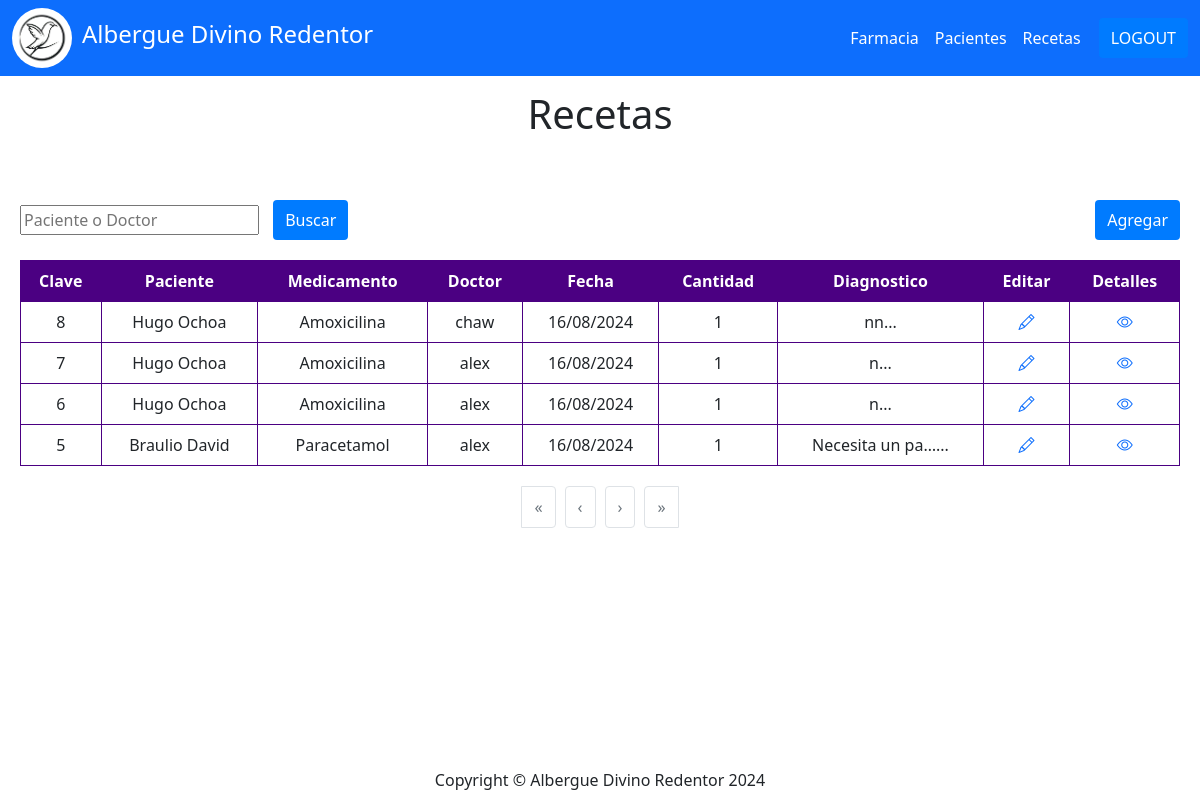
The app's page /recetas/ (signed in), older data.
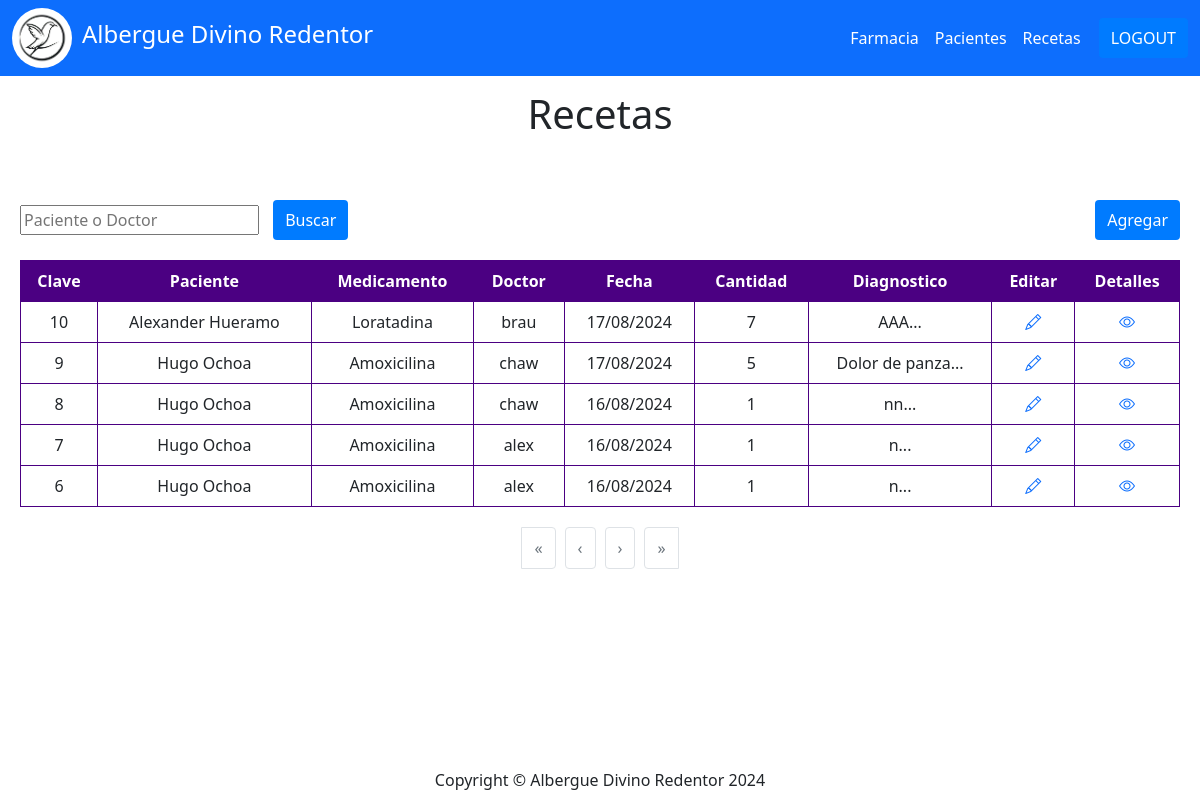
The same page, newer data.
### receta/models.py (models this page shows, shortened)
class Receta(models.Model):
    id = models.AutoField(primary_key=True)
    paciente = models.ForeignKey(Paciente, on_delete=models.CASCADE, verbose_name="Paciente")
    doctor = models.ForeignKey(User, on_delete=models.CASCADE, verbose_name="Doctor")
    diagnostico = RichTextField(verbose_name="Diagnostico")
    medicamento = models.ForeignKey(Medicamentos, on_delete=models.CASCADE, verbose_name="Medicamento")
    cantidad = models.IntegerField(verbose_name="Cantidad")
    created = models.DateTimeField(auto_now_add=True, verbose_name="Registrado")
    class Meta:
        verbose_name = 'Receta'
        verbose_name_plural = 'Recetas'
        ordering = ["-created"]

### paciente/models.py (models this page shows, shortened)
class Paciente(models.Model):
    id = models.AutoField(primary_key=True)
    nombrePaciente = models.TextField(verbose_name="Nombre")
    apellidoPaciente = models.TextField(verbose_name="Apellido", null=True, blank=True)
    edad = models.IntegerField(verbose_name="Edad")
    genero = models.IntegerField(
        null=False,
        blank=False,
        verbose_name="Genero",
        choices = genero_opcion,
        default=1)
    fotoPaciente = models.FileField(upload_to="fotoPaciente", blank=True, null=True, verbose_name="Fotografia")
    created = models.DateTimeField(auto_now_add=True)
    updated = models.DateTimeField(auto_now_add=True)
    class Meta:
        verbose_name = "Paciente"
        verbose_name_plural = "Pacientes"
        ordering = ["id"]

### farmacia/models.py (models this page shows)
class Medicamentos(models.Model):
    id = models.AutoField(primary_key = True)
    nombreMed = models.TextField(verbose_name = "Nombre de medicamento", null = True)
    categoria = models.TextField(verbose_name = "Categoría", null = True)
    cantidad = models.IntegerField(verbose_name = "Cantidad", null = True)
    fechaVen = models.DateField(verbose_name = "Fecha de vencimiento", null = True)
    descripcion = models.TextField(verbose_name = "Descripción del medicamento", null = True)
    fotoMed = models.FileField(upload_to = "fotosMedicamentos", blank = True, null = True, verbose_name = "Foto del medicamento")
    created = models.DateTimeField(auto_now_add=True)
    updated = models.DateTimeField(auto_now_add=True)
    class Meta:
        verbose_name = "Medicamento"
        verbose_name_plural = "Medicamentos"
        ordering = ["id"]
    def __str__(self):
        return self.nombreMed

### receta/views.py (the view)
# urls.py: path('recetas/', receta_views.viewReceta, name="Recetas"),
@login_required
def viewReceta(request):
    isAdmin = utils.checkRol(request)
    query = request.GET.get('busqueda','')
    recetas = Receta.objects.all()
    if query:
        recetas = recetas.filter(
            Q(paciente__nombrePaciente__icontains=query) |
            Q(doctor__username__icontains=query) |
            Q(id__icontains=query)
        )
    paginacion = utils.paginar(recetas, request)
    return render(request,"receta/viewRecetas.html",{'recetas':paginacion, 'query':query, 'isAdmin':isAdmin})

### utils/utils.py (called while the page is built)
def paginar(queryset, request, items_per_page=8):
    paginacion = Paginator(queryset, items_per_page)
    pagina = request.GET.get('page')
    try:
        objetos_paginados = paginacion.page(pagina)
    except PageNotAnInteger:
        objetos_paginados = paginacion.page(1)
    except EmptyPage:
        objetos_paginados = paginacion.page(paginacion.num_pages)
    return objetos_paginados

def checkRol(request):
    user = request.user
    if user.groups.filter(name='Admin').exists():
        return True
    else:
        return False

### receta/templates/receta/viewRecetas.html (shortened to what this page needs)
{% extends "home/base.html" %}
{% block contenido %}
<div class="text-center" style= "padding:10px">
    <h1>Recetas</h1>
</div>
<container class="container-table">
    <div class="container-button">
        <div class="box">
            <form method="GET" action="{% url 'Recetas' %}">
                <input type="search" name="busqueda" value="{{query}}" placeholder="Paciente o Doctor">
                <button  type="submit" class="button-search">Buscar</button>
            </form>
        </div>
        {% if not isAdmin %}
        <button class="button-add" onclick="location.href='{%url 'RegistrarReceta'%}'">Agregar</button>
        {% endif %}
    </div>
    <div class= "container-table">
<table class="table table-bordered border-purple text-center align-middle">
    <thead class= "table-purple">
        <tr class="text-white">
            <th>Clave</th>
            <th>Paciente</th>
            <th>Medicamento</th>
            <th>Doctor</th>
            <th>Fecha</th>
            <th>Cantidad</th>
            <th>Diagnostico</th>
            {% if not isAdmin %}
            <th>Editar</th>
            {% endif %}
            <th>Detalles</th>
        </tr>
    </thead>
    <tboody>
        {% for receta in recetas  %}
        <tr>
            <td>{{receta.id}}</td>
            <td>{{ receta.paciente.nombrePaciente }} {{ receta.paciente.apellidoPaciente }}</td>
            <td>{{receta.medicamento}}</td>
            <td>{{receta.doctor}}</td>
            <td>{{receta.created|date:"d/m/Y"}}</td>
            <td>{{receta.cantidad}}</td>
            <td>{{receta.diagnostico|striptags|truncatechars:15}}...</td>
            {% if not isAdmin %}
            <td><a href="{% url "EditarRec" receta.id %}"><i class="bi bi-pencil"></i></td>
            {% endif %}
            <td><a href="{% url "infoReceta" receta.id %}"><i class = "bi bi-eye"></i></a></td>
        </tr>
        {% endfor %}
    </tboody>
</table>
</div>
<div class="pagination-container">
    <ul class="pagination-list">
        {% if pacientes.has_previous %}
            <li class="page-item">
                <a class="page-link" href="?page=1{% if query %}&q={{ query }}{% endif %}">&laquo;</a>
            </li>
            <li class="page-item">
                <a class="page-link" href="?page={{ pacientes.previous_page_number }}{% if query %}&q={{ query }}{% endif %}">&lsaquo;</a>
            </li>
        {% else %}
            <li class="page-item disabled">
                <span class="page-link">&laquo;</span>
            </li>
            <li class="page-item disabled">
                <span class="page-link">&lsaquo;</span>
            </li>
        {% endif %}
        {% if pacientes.has_next %}
            <li class="page-item">
                <a class="page-link" href="?page={{ pacientes.next_page_number }}{% if query %}&q={{ query }}{% endif %}">&rsaquo;</a>
            </li>
        {% else %}
            <li class="page-item disabled">
                <span class="page-link">&rsaquo;</span>
            </li>
            <li class="page-item disabled">
                <span class="page-link">&raquo;</span>
            </li>
        {% endif %}
    </ul>
</div>
</container>
{% endblock  %}

### home/templates/home/base.html (shortened to what this page needs)
<!DOCTYPE html>
<html lang="en">
    <head>
        {% load static %}
        <link href="https://cdn.jsdelivr.net/npm/bootstrap-icons@1.4.1/font/bootstrap-icons.css" rel="stylesheet" />
        <link href="{% static 'home/css/styles.css' %}" rel="stylesheet" />
    </head>
    <body class="d-flex flex-column min-vh-100">
        <nav class="navbar navbar-expand-lg navbar-dark bg-primary mb-1">
            <div class="container-fluid">
                    <ul class="navbar-nav ms-auto mb-2 mb-lg-0">
                        <li class="nav-item">
                            <a href="{% url 'Index' %}">
                                <img src="{%static 'home/images/logo2.jpeg'%}" style="width: 60px; height: 60px; border-radius: 50%;">
                            </a>
                        </li>
                    </ul>
                <h4 style="margin-left: 10px; color: white;">  Albergue Divino Redentor</h4>
                <div class="collapse navbar-collapse" id="navbarSupportedContent">
                    <ul class="navbar-nav ms-auto mb-2 mb-lg-0">
                        {% if user.is_authenticated %}
                            <li class="nav-item">
                                <a class="nav-link text-white" href="{% url 'Medicamentos' %}">Farmacia</a>
                            </li>
                            <li class="nav-item">
                                <a class="nav-link text-white" href="{% url 'Pacientes' %}">Pacientes</a>
                            </li>
                            <li class="nav-item">
                                <a class="nav-link text-white" href="{% url 'Recetas' %}">Recetas</a>
                            </li>
                        {% endif %}
                    </ul>
                    {% if user.is_authenticated %}
                        <form method="post" action="{% url 'logout' %}">
                            <button type="submit" class="button-search">LOGOUT</button>
                        </form>
                    {% endif %}
                </div>
            </div>
        </nav>
        <div class="flex-grow-1">
            {% block contenido %}
            {% endblock contenido %}
        </div>
        <footer class="py-2">
            <div class="container"><p class="m-0 text-center">Copyright &copy; Albergue Divino Redentor 2024</p></div>
        </footer>
    </body>
</html>

Row changes from the older to the newer data that the page shows:
removed Receta: id "5", paciente.nombrePaciente "Braulio", paciente.apellidoPaciente "David", medicamento "Paracetamol", doctor "alex", created "16/08/2024", cantidad "1", diagnostico "Necesita un pa…"
added Receta: id "10", paciente.nombrePaciente "Alexander", paciente.apellidoPaciente "Hueramo", medicamento "Loratadina", doctor "brau", created "17/08/2024", cantidad "7", diagnostico "AAA"
added Receta: id "9", paciente.nombrePaciente "Hugo", paciente.apellidoPaciente "Ochoa", medicamento "Amoxicilina", doctor "chaw", created "17/08/2024", cantidad "5", diagnostico "Dolor de panza"
